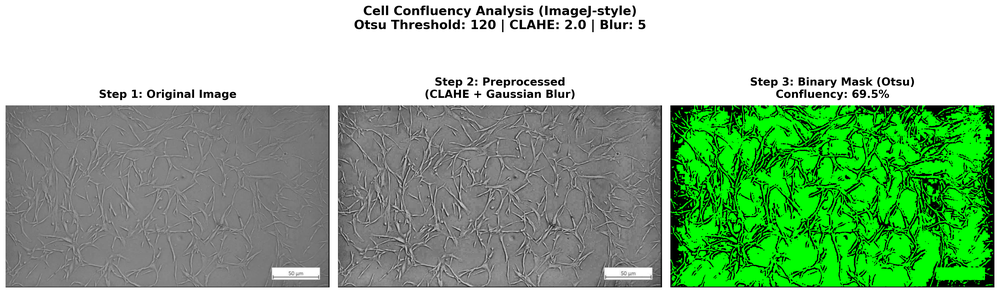
#> input picture cellpose/50_imagej_overview.png, 1000 x 293 px, shrunk from 3580 x 1048 before the run; its folder holds only this picture in this run
$ python confluency_imagej.py 50_imagej_overview.png
#> lines starting #> are read from the running program, lines starting #| are printed output that depends on the picture
"""
Cell Confluency Calculator using ImageJ-style Processing

This script measures cell confluency using traditional image processing methods
similar to ImageJ's approach:
1. CLAHE preprocessing for contrast enhancement
2. Gaussian blur for noise reduction
3. Otsu's automatic thresholding (ImageJ's default auto-threshold)
4. Morphological operations (opening/closing) to clean up the mask
5. Confluency calculation as percentage of cell area

This approach is faster than deep learning methods but may be less accurate
for complex cell morphologies.
"""

import os
import sys
import cv2
import numpy as np
import matplotlib.pyplot as plt
from matplotlib.colors import LinearSegmentedColormap


def apply_clahe(img_gray, clip_limit=2.0, tile_grid_size=(8, 8)):
    """
    Apply CLAHE (Contrast Limited Adaptive Histogram Equalization).
    This is equivalent to ImageJ's "Enhance Local Contrast (CLAHE)" plugin.
    """
    clahe = cv2.createCLAHE(clipLimit=clip_limit, tileGridSize=tile_grid_size)
    return clahe.apply(img_gray)


def apply_gaussian_blur(img, kernel_size=5):
    """
    Apply Gaussian blur for noise reduction.
    Equivalent to ImageJ's Process > Filters > Gaussian Blur.
    """
    return cv2.GaussianBlur(img, (kernel_size, kernel_size), 0)


def otsu_threshold(img):
    """
    Apply Otsu's automatic thresholding.
    This is equivalent to ImageJ's Image > Adjust > Threshold > Auto (Otsu).

    Returns:
        binary_mask: Binary mask where cells are white (255) and background is black (0)
        threshold_value: The automatically determined threshold value
    """
    threshold_value, binary_mask = cv2.threshold(
        img, 0, 255, cv2.THRESH_BINARY + cv2.THRESH_OTSU
    )
    return binary_mask, threshold_value


def apply_morphological_operations(binary_mask, kernel_size=3, iterations=1):
    """
    Apply morphological operations to clean up the binary mask.
    Equivalent to ImageJ's Process > Binary > Open/Close.

    - Opening: Removes small noise (erode then dilate)
    - Closing: Fills small holes (dilate then erode)
    """
    kernel = cv2.getStructuringElement(cv2.MORPH_ELLIPSE, (kernel_size, kernel_size))

    # Opening to remove small noise
    opened = cv2.morphologyEx(binary_mask, cv2.MORPH_OPEN, kernel, iterations=iterations)

    # Closing to fill small holes
    closed = cv2.morphologyEx(opened, cv2.MORPH_CLOSE, kernel, iterations=iterations)

    return closed


def calculate_confluency_imagej(
    image_path: str,
    clip_limit: float = 2.0,
    blur_kernel: int = 5,
    morph_kernel: int = 3,
    morph_iterations: int = 1,
    invert: bool = False,
    save_outputs: bool = True,
    output_dir: str = None
) -> dict:
    """
    Calculate cell confluency using ImageJ-style image processing.

    Args:
        image_path: Path to the input image
        clip_limit: CLAHE clip limit (default 2.0)
        blur_kernel: Gaussian blur kernel size (default 5)
        morph_kernel: Morphological operation kernel size (default 3)
        morph_iterations: Number of morphological iterations (default 1)
        invert: If True, invert the threshold (for dark cells on light background)
        save_outputs: Whether to save output images
        output_dir: Directory to save outputs (defaults to image directory)

    Returns:
        dict containing confluency results and intermediate outputs
    """
#> called with image_path = '50_imagej_overview.png', clip_limit = 2, blur_kernel = 5, morph_kernel = 3, morph_iterations = 1, invert = False, save_outputs = True

    # Setup output directory
    if output_dir is None:
        output_dir = os.path.dirname(image_path)
    if output_dir == '':
        output_dir = '.'

    if not os.path.exists(output_dir):
        os.makedirs(output_dir)

    base_name = os.path.splitext(os.path.basename(image_path))[0]

    # =========================================================================
    # STEP 1: Load original image
    # =========================================================================
    print(f"\n{'='*60}")
    print("STEP 1: Loading Original Image")
    print(f"{'='*60}")

    # Load image
    img_original = cv2.imread(image_path)
#> img_original is the input picture: shape (293, 1000, 3); mean B, G, R 146.8, 182.1, 146.8
    if img_original is None:
        raise ValueError(f"Could not read image: {image_path}")

    # Convert BGR to RGB for display
    img_rgb = cv2.cvtColor(img_original, cv2.COLOR_BGR2RGB)

    # Convert to grayscale
    img_gray = cv2.cvtColor(img_original, cv2.COLOR_BGR2GRAY)
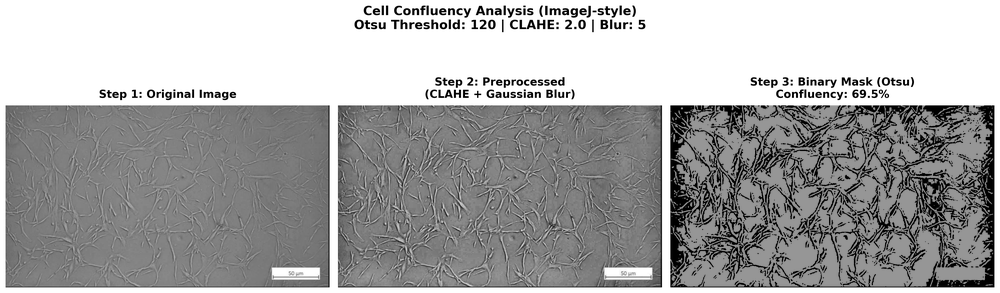
#> img_gray: shape (293, 1000); min 0, max 255, mean 167.5

    height, width = img_gray.shape
#> height = 293; width = 1000
    total_pixels = height * width
#> total_pixels = 293000

    print(f"Loaded image: {image_path}")
    print(f"Image size: {width}x{height}")
#| Image size: 1000x293

    # =========================================================================
    # STEP 2: Preprocessing (CLAHE + Gaussian Blur)
    # =========================================================================
    print(f"\n{'='*60}")
    print("STEP 2: Preprocessing (CLAHE + Blur)")
    print(f"{'='*60}")

    # Apply CLAHE
    print(f"Applying CLAHE (clip_limit={clip_limit})...")
    img_clahe = apply_clahe(img_gray, clip_limit=clip_limit)
#> in apply_clahe, `return clahe.apply(img_gray)`:
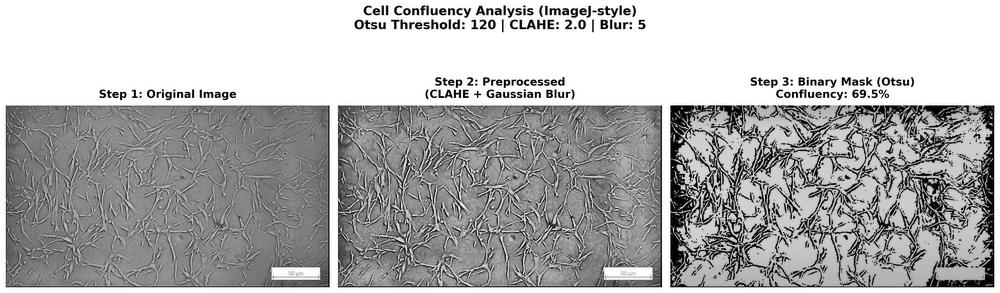
#> returned value: shape (293, 1000); min 2, max 255, mean 175.6

    # Apply Gaussian blur
    print(f"Applying Gaussian blur (kernel={blur_kernel})...")
    img_blurred = apply_gaussian_blur(img_clahe, kernel_size=blur_kernel)
#> in apply_gaussian_blur, `return cv2.GaussianBlur(img, (kernel_size, kernel_size), 0)`:
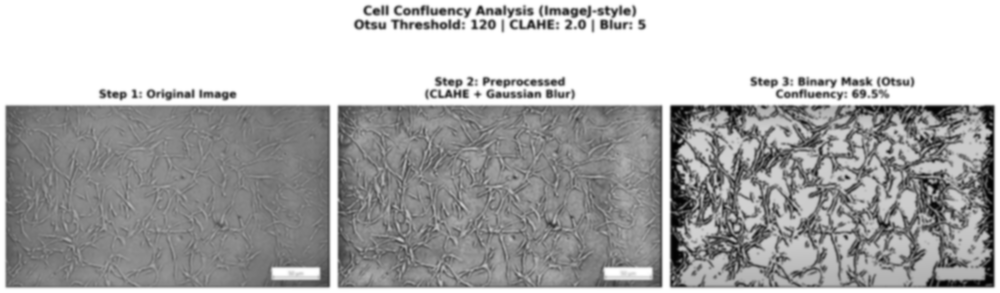
#> returned value: shape (293, 1000); min 2, max 255, mean 175.6
#> (the run stopped early here; a loop or call above may not have finished)
